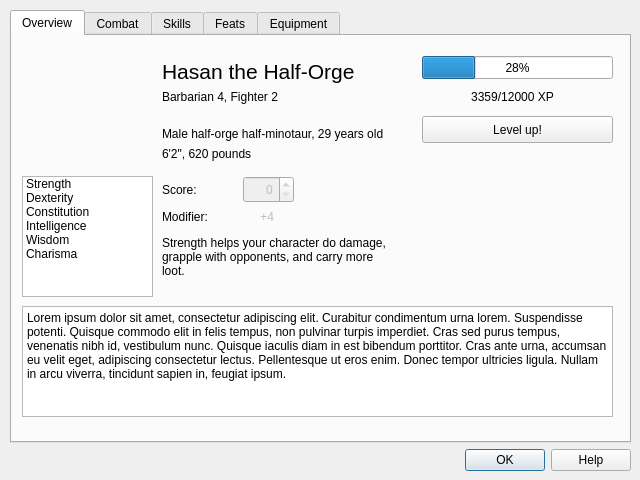
<?xml version="1.0" encoding="UTF-8"?>
<ui version="4.0">
 <class>CharSheet</class>
 <widget class="QDialog" name="CharSheet">
  <property name="geometry">
   <rect>
    <x>0</x>
    <y>0</y>
    <width>640</width>
    <height>480</height>
   </rect>
  </property>
  <property name="minimumSize">
   <size>
    <width>640</width>
    <height>480</height>
   </size>
  </property>
  <property name="maximumSize">
   <size>
    <width>640</width>
    <height>480</height>
   </size>
  </property>
  <property name="windowTitle">
   <string>&lt;&lt;do not localise&gt;&gt;</string>
  </property>
  <property name="windowIcon">
   <iconset>
    <normaloff>../logo.png</normaloff>../logo.png</iconset>
  </property>
  <widget class="QWidget" name="layoutWidget">
   <property name="geometry">
    <rect>
     <x>10</x>
     <y>10</y>
     <width>621</width>
     <height>461</height>
    </rect>
   </property>
   <layout class="QVBoxLayout" name="verticalLayout_3">
    <property name="sizeConstraint">
     <enum>QLayout::SetMaximumSize</enum>
    </property>
    <item>
     <widget class="QTabWidget" name="charsheetTabs">
      <property name="toolTip">
       <string>&lt;html&gt;&lt;head/&gt;&lt;body&gt;&lt;p&gt;&lt;br/&gt;&lt;/p&gt;&lt;/body&gt;&lt;/html&gt;</string>
      </property>
      <property name="currentIndex">
       <number>0</number>
      </property>
      <widget class="QWidget" name="overviewTab">
       <attribute name="title">
        <string>Overview</string>
       </attribute>
       <widget class="QPlainTextEdit" name="descriptionBox">
        <property name="geometry">
         <rect>
          <x>10</x>
          <y>270</y>
          <width>591</width>
          <height>111</height>
         </rect>
        </property>
        <property name="plainText">
         <string>Lorem ipsum dolor sit amet, consectetur adipiscing elit. Curabitur condimentum urna lorem. Suspendisse potenti. Quisque commodo elit in felis tempus, non pulvinar turpis imperdiet. Cras sed purus tempus, venenatis nibh id, vestibulum nunc. Quisque iaculis diam in est bibendum porttitor. Cras ante urna, accumsan eu velit eget, adipiscing consectetur lectus. Pellentesque ut eros enim. Donec tempor ultricies ligula. Nullam in arcu viverra, tincidunt sapien in, feugiat ipsum. </string>
        </property>
       </widget>
       <widget class="QLabel" name="portrait">
        <property name="geometry">
         <rect>
          <x>10</x>
          <y>10</y>
          <width>128</width>
          <height>128</height>
         </rect>
        </property>
        <property name="minimumSize">
         <size>
          <width>128</width>
          <height>128</height>
         </size>
        </property>
        <property name="maximumSize">
         <size>
          <width>128</width>
          <height>128</height>
         </size>
        </property>
        <property name="acceptDrops">
         <bool>true</bool>
        </property>
        <property name="text">
         <string/>
        </property>
        <property name="pixmap">
         <pixmap>../char_generic.png</pixmap>
        </property>
       </widget>
       <widget class="QLabel" name="nameLbl">
        <property name="geometry">
         <rect>
          <x>150</x>
          <y>20</y>
          <width>451</width>
          <height>32</height>
         </rect>
        </property>
        <property name="text">
         <string>&lt;html&gt;&lt;head/&gt;&lt;body&gt;&lt;p&gt;&lt;span style=&quot; font-size:16pt;&quot;&gt;Hasan the Half-Orge&lt;/span&gt;&lt;/p&gt;&lt;/body&gt;&lt;/html&gt;</string>
        </property>
       </widget>
       <widget class="QLabel" name="classSummaryLbl">
        <property name="geometry">
         <rect>
          <x>150</x>
          <y>53</y>
          <width>451</width>
          <height>16</height>
         </rect>
        </property>
        <property name="text">
         <string>Barbarian 4, Fighter 2</string>
        </property>
       </widget>
       <widget class="QLabel" name="heightWeightLbl">
        <property name="geometry">
         <rect>
          <x>150</x>
          <y>110</y>
          <width>241</width>
          <height>16</height>
         </rect>
        </property>
        <property name="text">
         <string>6'2&quot;, 620 pounds</string>
        </property>
       </widget>
       <widget class="QLabel" name="raceAgeLbl">
        <property name="geometry">
         <rect>
          <x>150</x>
          <y>90</y>
          <width>251</width>
          <height>16</height>
         </rect>
        </property>
        <property name="text">
         <string>Male half-orge half-minotaur, 29 years old</string>
        </property>
       </widget>
       <widget class="QListWidget" name="abilityList">
        <property name="geometry">
         <rect>
          <x>10</x>
          <y>140</y>
          <width>131</width>
          <height>121</height>
         </rect>
        </property>
        <item>
         <property name="text">
          <string>Strength</string>
         </property>
        </item>
        <item>
         <property name="text">
          <string>Dexterity</string>
         </property>
        </item>
        <item>
         <property name="text">
          <string>Constitution</string>
         </property>
        </item>
        <item>
         <property name="text">
          <string>Intelligence</string>
         </property>
        </item>
        <item>
         <property name="text">
          <string>Wisdom</string>
         </property>
        </item>
        <item>
         <property name="text">
          <string>Charisma</string>
         </property>
        </item>
       </widget>
       <widget class="QSpinBox" name="selectedAbilityScore">
        <property name="enabled">
         <bool>false</bool>
        </property>
        <property name="geometry">
         <rect>
          <x>231</x>
          <y>140</y>
          <width>51</width>
          <height>27</height>
         </rect>
        </property>
        <property name="alignment">
         <set>Qt::AlignRight|Qt::AlignTrailing|Qt::AlignVCenter</set>
        </property>
       </widget>
       <widget class="QLabel" name="label_1">
        <property name="geometry">
         <rect>
          <x>150</x>
          <y>140</y>
          <width>81</width>
          <height>27</height>
         </rect>
        </property>
        <property name="text">
         <string>Score:</string>
        </property>
       </widget>
       <widget class="QLabel" name="label_2">
        <property name="geometry">
         <rect>
          <x>150</x>
          <y>167</y>
          <width>58</width>
          <height>27</height>
         </rect>
        </property>
        <property name="text">
         <string>Modifier:</string>
        </property>
       </widget>
       <widget class="QLabel" name="abilityModValueLbl">
        <property name="enabled">
         <bool>false</bool>
        </property>
        <property name="geometry">
         <rect>
          <x>231</x>
          <y>167</y>
          <width>31</width>
          <height>27</height>
         </rect>
        </property>
        <property name="text">
         <string>+4</string>
        </property>
        <property name="alignment">
         <set>Qt::AlignRight|Qt::AlignTrailing|Qt::AlignVCenter</set>
        </property>
       </widget>
       <widget class="QLabel" name="abilityDescLbl">
        <property name="geometry">
         <rect>
          <x>150</x>
          <y>200</y>
          <width>231</width>
          <height>61</height>
         </rect>
        </property>
        <property name="text">
         <string>Strength helps your character do damage, grapple with opponents, and carry more loot.</string>
        </property>
        <property name="alignment">
         <set>Qt::AlignLeading|Qt::AlignLeft|Qt::AlignTop</set>
        </property>
        <property name="wordWrap">
         <bool>true</bool>
        </property>
       </widget>
       <widget class="QProgressBar" name="xpProgressBar">
        <property name="geometry">
         <rect>
          <x>410</x>
          <y>20</y>
          <width>191</width>
          <height>23</height>
         </rect>
        </property>
        <property name="value">
         <number>28</number>
        </property>
        <property name="textVisible">
         <bool>true</bool>
        </property>
        <property name="orientation">
         <enum>Qt::Horizontal</enum>
        </property>
        <property name="invertedAppearance">
         <bool>false</bool>
        </property>
        <property name="format">
         <string>%p%</string>
        </property>
       </widget>
       <widget class="QLabel" name="xpLbl">
        <property name="geometry">
         <rect>
          <x>410</x>
          <y>50</y>
          <width>181</width>
          <height>21</height>
         </rect>
        </property>
        <property name="text">
         <string>3359/12000 XP</string>
        </property>
        <property name="alignment">
         <set>Qt::AlignCenter</set>
        </property>
       </widget>
       <widget class="QPushButton" name="levelUpBtn">
        <property name="geometry">
         <rect>
          <x>410</x>
          <y>80</y>
          <width>191</width>
          <height>27</height>
         </rect>
        </property>
        <property name="text">
         <string>Level up!</string>
        </property>
       </widget>
      </widget>
      <widget class="QWidget" name="combatTab">
       <attribute name="title">
        <string>Combat</string>
       </attribute>
       <widget class="QLabel" name="label_8">
        <property name="geometry">
         <rect>
          <x>10</x>
          <y>30</y>
          <width>141</width>
          <height>17</height>
         </rect>
        </property>
        <property name="text">
         <string>Movement speed:</string>
        </property>
       </widget>
       <widget class="QLabel" name="label_9">
        <property name="geometry">
         <rect>
          <x>10</x>
          <y>10</y>
          <width>121</width>
          <height>17</height>
         </rect>
        </property>
        <property name="text">
         <string>Initiative:</string>
        </property>
       </widget>
       <widget class="QGroupBox" name="groupBox">
        <property name="geometry">
         <rect>
          <x>10</x>
          <y>230</y>
          <width>591</width>
          <height>151</height>
         </rect>
        </property>
        <property name="title">
         <string>Attacks</string>
        </property>
        <property name="flat">
         <bool>false</bool>
        </property>
        <widget class="QListWidget" name="attackList">
         <property name="geometry">
          <rect>
           <x>10</x>
           <y>30</y>
           <width>91</width>
           <height>111</height>
          </rect>
         </property>
         <item>
          <property name="text">
           <string>Fists</string>
          </property>
         </item>
         <item>
          <property name="text">
           <string>Horns</string>
          </property>
         </item>
         <item>
          <property name="text">
           <string>+1 Greataxe</string>
          </property>
         </item>
        </widget>
       </widget>
       <widget class="QGroupBox" name="groupBox_2">
        <property name="geometry">
         <rect>
          <x>10</x>
          <y>79</y>
          <width>591</width>
          <height>141</height>
         </rect>
        </property>
        <property name="title">
         <string>Defenses</string>
        </property>
       </widget>
      </widget>
      <widget class="QWidget" name="skillsTab">
       <attribute name="title">
        <string>Skills</string>
       </attribute>
       <widget class="QListWidget" name="skillsList">
        <property name="geometry">
         <rect>
          <x>10</x>
          <y>10</y>
          <width>111</width>
          <height>371</height>
         </rect>
        </property>
        <item>
         <property name="text">
          <string>Athletics</string>
         </property>
        </item>
        <item>
         <property name="text">
          <string>Acrobatics</string>
         </property>
        </item>
       </widget>
       <widget class="QLabel" name="label_3">
        <property name="geometry">
         <rect>
          <x>140</x>
          <y>60</y>
          <width>111</width>
          <height>17</height>
         </rect>
        </property>
        <property name="text">
         <string>Parent Ability:</string>
        </property>
       </widget>
       <widget class="QLabel" name="parentAbilityLbl">
        <property name="geometry">
         <rect>
          <x>260</x>
          <y>60</y>
          <width>141</width>
          <height>17</height>
         </rect>
        </property>
        <property name="text">
         <string/>
        </property>
       </widget>
       <widget class="QLabel" name="label_7">
        <property name="geometry">
         <rect>
          <x>130</x>
          <y>120</y>
          <width>421</width>
          <height>17</height>
         </rect>
        </property>
        <property name="text">
         <string>Modifiers:</string>
        </property>
       </widget>
       <widget class="QTableWidget" name="skillModifierTable">
        <property name="geometry">
         <rect>
          <x>130</x>
          <y>140</y>
          <width>471</width>
          <height>121</height>
         </rect>
        </property>
        <row>
         <property name="text">
          <string>a,b,c</string>
         </property>
        </row>
        <column>
         <property name="text">
          <string>New Column</string>
         </property>
        </column>
        <column>
         <property name="text">
          <string>Source</string>
         </property>
        </column>
        <column>
         <property name="text">
          <string>Name</string>
         </property>
        </column>
       </widget>
       <widget class="QLabel" name="modifierLbl">
        <property name="geometry">
         <rect>
          <x>140</x>
          <y>20</y>
          <width>61</width>
          <height>31</height>
         </rect>
        </property>
        <property name="text">
         <string>&lt;html&gt;&lt;head/&gt;&lt;body&gt;&lt;p align=&quot;center&quot;&gt;&lt;span style=&quot; font-size:24pt;&quot;&gt;+20&lt;/span&gt;&lt;/p&gt;&lt;/body&gt;&lt;/html&gt;</string>
        </property>
       </widget>
       <widget class="QScrollArea" name="scrollArea">
        <property name="geometry">
         <rect>
          <x>130</x>
          <y>270</y>
          <width>471</width>
          <height>111</height>
         </rect>
        </property>
        <property name="frameShape">
         <enum>QFrame::StyledPanel</enum>
        </property>
        <property name="horizontalScrollBarPolicy">
         <enum>Qt::ScrollBarAlwaysOff</enum>
        </property>
        <property name="widgetResizable">
         <bool>true</bool>
        </property>
        <widget class="QWidget" name="scrollAreaWidgetContents">
         <property name="geometry">
          <rect>
           <x>0</x>
           <y>0</y>
           <width>469</width>
           <height>109</height>
          </rect>
         </property>
         <widget class="QLabel" name="label_5">
          <property name="geometry">
           <rect>
            <x>0</x>
            <y>0</y>
            <width>471</width>
            <height>101</height>
           </rect>
          </property>
          <property name="sizePolicy">
           <sizepolicy hsizetype="Preferred" vsizetype="Preferred">
            <horstretch>0</horstretch>
            <verstretch>0</verstretch>
           </sizepolicy>
          </property>
          <property name="text">
           <string>Lorem ipsum dolor sit amet, consectetur adipiscing elit. Curabitur condimentum urna lorem. Suspendisse potenti. Quisque commodo elit in felis tempus, non pulvinar turpis imperdiet. Cras sed purus tempus, venenatis nibh id, vestibulum nunc. Quisque iaculis diam in est bibendum porttitor. Cras ante urna, accumsan eu velit eget, adipiscing consectetur lectus. Pellentesque ut eros enim. Donec tempor ultricies ligula. Nullam in arcu viverra, tincidunt sapien in, feugiat ipsum. </string>
          </property>
          <property name="alignment">
           <set>Qt::AlignLeading|Qt::AlignLeft|Qt::AlignTop</set>
          </property>
          <property name="wordWrap">
           <bool>true</bool>
          </property>
         </widget>
        </widget>
       </widget>
      </widget>
      <widget class="QWidget" name="feats">
       <attribute name="title">
        <string>Feats</string>
       </attribute>
      </widget>
      <widget class="QWidget" name="gear">
       <attribute name="title">
        <string>Equipment</string>
       </attribute>
      </widget>
     </widget>
    </item>
    <item>
     <layout class="QHBoxLayout" name="horizontalLayout">
      <item>
       <widget class="QDialogButtonBox" name="buttonBox">
        <property name="orientation">
         <enum>Qt::Horizontal</enum>
        </property>
        <property name="standardButtons">
         <set>QDialogButtonBox::Help|QDialogButtonBox::Ok</set>
        </property>
       </widget>
      </item>
     </layout>
    </item>
   </layout>
  </widget>
 </widget>
 <resources/>
 <connections>
  <connection>
   <sender>buttonBox</sender>
   <signal>accepted()</signal>
   <receiver>CharSheet</receiver>
   <slot>accept()</slot>
   <hints>
    <hint type="sourcelabel">
     <x>248</x>
     <y>254</y>
    </hint>
    <hint type="destinationlabel">
     <x>157</x>
     <y>274</y>
    </hint>
   </hints>
  </connection>
  <connection>
   <sender>buttonBox</sender>
   <signal>rejected()</signal>
   <receiver>CharSheet</receiver>
   <slot>reject()</slot>
   <hints>
    <hint type="sourcelabel">
     <x>316</x>
     <y>260</y>
    </hint>
    <hint type="destinationlabel">
     <x>286</x>
     <y>274</y>
    </hint>
   </hints>
  </connection>
 </connections>
</ui>
